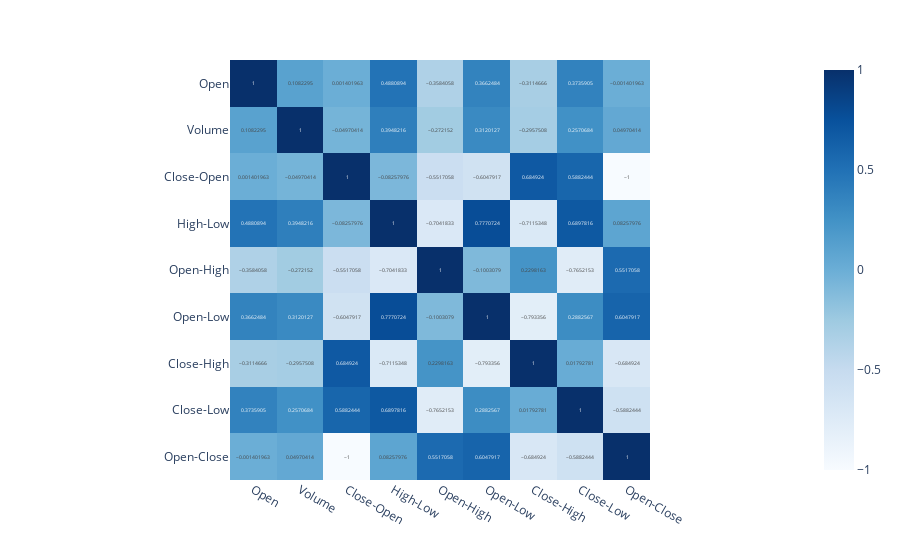

Notebook code cell kept with this figure:
### Code cell
corrMatrix2 = spy_data2.corr()
px.imshow(corrMatrix2, text_auto = True, color_continuous_scale = 'Blues')

### Figure 1 — Plotly figure (JSON) as saved in the notebook; plotly's stock layout.template omitted (floating-point values rounded to 4 significant figures)
{"data": [{"coloraxis": "coloraxis", "hovertemplate": "x: %{x}<br>y: %{y}<br>color: %{z}<extra></extra>", "name": "0", "texttemplate": "%{z}", "type": "heatmap", "x": ["Open", "Volume", "Close-Open", "High-Low", "Open-High", "Open-Low", "Close-High", "Close-Low", "Open-Close"], "xaxis": "x", "y": ["Open", "Volume", "Close-Open", "High-Low", "Open-High", "Open-Low", "Close-High", "Close-Low", "Open-Close"], "yaxis": "y", "z": [[1, 0.1082, 0.001402, 0.4881, -0.3584, 0.3662, -0.3115, 0.3736, -0.001402], [0.1082, 1, -0.0497, 0.3948, -0.2722, 0.312, -0.2958, 0.2571, 0.0497], [0.001402, -0.0497, 1, -0.08258, -0.5517, -0.6048, 0.6849, 0.5882, -1], [0.4881, 0.3948, -0.08258, 1, -0.7042, 0.7771, -0.7115, 0.6898, 0.08258], [-0.3584, -0.2722, -0.5517, -0.7042, 1, -0.1003, 0.2298, -0.7652, 0.5517], [0.3662, 0.312, -0.6048, 0.7771, -0.1003, 1, -0.7934, 0.2883, 0.6048], [-0.3115, -0.2958, 0.6849, -0.7115, 0.2298, -0.7934, 1, 0.01793, -0.6849], [0.3736, 0.2571, 0.5882, 0.6898, -0.7652, 0.2883, 0.01793, 1, -0.5882], [-0.001402, 0.0497, -1, 0.08258, 0.5517, 0.6048, -0.6849, -0.5882, 1]]}], "layout": {"coloraxis": {"colorscale": [[0, "rgb(247,251,255)"], [0.125, "rgb(222,235,247)"], [0.25, "rgb(198,219,239)"], [0.375, "rgb(158,202,225)"], [0.5, "rgb(107,174,214)"], [0.625, "rgb(66,146,198)"], [0.75, "rgb(33,113,181)"], [0.875, "rgb(8,81,156)"], [1, "rgb(8,48,107)"]]}, "margin": {"t": 60}, "xaxis": {"anchor": "y", "constrain": "domain", "domain": [0, 1], "scaleanchor": "y"}, "yaxis": {"anchor": "x", "autorange": "reversed", "constrain": "domain", "domain": [0, 1]}}}
